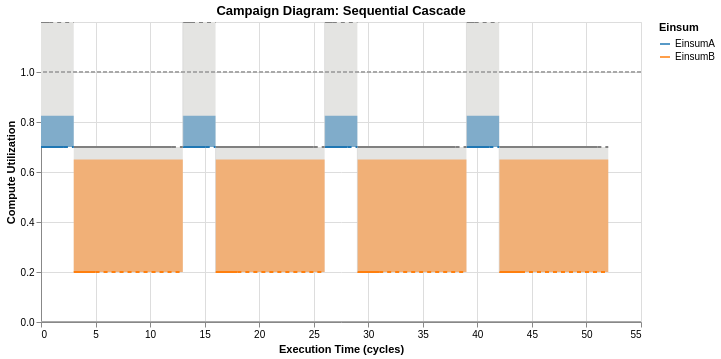

Notebook code cell kept with this figure:
### Code cell
campaign_diagram = CampaignDiagram(cascade2)
campaign_diagram.draw().interactive()

### Figure 1 — Vega-Lite specification as saved in the notebook (floating-point values rounded to 4 significant figures)
{"config": {"view": {"continuousWidth": 300, "continuousHeight": 300}}, "layer": [{"layer": [{"layer": [{"layer": [{"mark": {"type": "rect", "color": "#E4E4E2"}, "encoding": {"tooltip": [{"field": "Einsum", "type": "nominal"}, {"field": "runtime", "type": "quantitative"}, {"field": "og_runtime", "type": "quantitative"}, {"field": "Memory_Utilization", "type": "quantitative"}, {"field": "Compute_Utilization", "type": "quantitative"}, {"field": "Compute_Utilization_plot", "type": "quantitative"}, {"field": "fusion_group", "type": "nominal"}, {"field": "memory_well", "type": "quantitative"}, {"field": "full_End_Time", "type": "quantitative"}, {"field": "throttled_duration", "type": "quantitative"}, {"field": "mem_throttled_duration", "type": "quantitative"}, {"field": "comp_throttled_duration", "type": "quantitative"}, {"field": "comp_perc", "type": "quantitative"}, {"field": "bw_perc", "type": "quantitative"}, {"field": "compute_type", "type": "nominal"}, {"field": "memory_type", "type": "nominal"}], "x": {"field": "Time_Stamp", "type": "quantitative"}, "x2": {"field": "full_End_Time"}, "y": {"field": "compute_limit_bot", "type": "quantitative"}, "y2": {"field": "compute_limit_top"}}, "name": "view_16f6e8925e598bdb_0", "transform": [{"calculate": "datum.Compute_Utilization_plot + 0.5 * datum.memory_well", "as": "compute_limit_top"}, {"calculate": "datum.Compute_Utilization_plot", "as": "compute_limit_bot"}, {"calculate": "datum.Compute_Utilization_plot", "as": "y1"}, {"calculate": "datum.Compute_Utilization_plot + datum.Memory_Utilization * 0.5", "as": "y2"}]}, {"mark": {"type": "rule", "color": "gray", "size": 2, "strokeDash": [0, 0]}, "encoding": {"tooltip": [{"field": "Einsum", "type": "nominal"}, {"field": "runtime", "type": "quantitative"}, {"field": "og_runtime", "type": "quantitative"}, {"field": "Memory_Utilization", "type": "quantitative"}, {"field": "Compute_Utilization", "type": "quantitative"}, {"field": "Compute_Utilization_plot", "type": "quantitative"}, {"field": "fusion_group", "type": "nominal"}, {"field": "memory_well", "type": "quantitative"}, {"field": "full_End_Time", "type": "quantitative"}, {"field": "throttled_duration", "type": "quantitative"}, {"field": "mem_throttled_duration", "type": "quantitative"}, {"field": "comp_throttled_duration", "type": "quantitative"}, {"field": "comp_perc", "type": "quantitative"}, {"field": "bw_perc", "type": "quantitative"}, {"field": "compute_type", "type": "nominal"}, {"field": "memory_type", "type": "nominal"}], "x": {"field": "Time_Stamp", "type": "quantitative"}, "x2": {"field": "mb_End_Time"}, "y": {"field": "compute_limit_top", "type": "quantitative"}}, "transform": [{"calculate": "datum.Compute_Utilization_plot + 0.5 * datum.memory_well", "as": "compute_limit_top"}, {"calculate": "datum.Compute_Utilization_plot", "as": "compute_limit_bot"}, {"calculate": "datum.Compute_Utilization_plot", "as": "y1"}, {"calculate": "datum.Compute_Utilization_plot + datum.Memory_Utilization * 0.5", "as": "y2"}]}]}, {"mark": {"type": "rect", "opacity": 0.5}, "encoding": {"color": {"field": "Einsum", "legend": null, "scale": {"domain": ["EinsumA", "EinsumB"], "range": ["#1f77b4", "#ff7f0e"]}, "sort": ["EinsumA", "EinsumB"], "type": "nominal"}, "tooltip": [{"field": "Einsum", "type": "nominal"}, {"field": "runtime", "type": "quantitative"}, {"field": "og_runtime", "type": "quantitative"}, {"field": "Memory_Utilization", "type": "quantitative"}, {"field": "Compute_Utilization", "type": "quantitative"}, {"field": "Compute_Utilization_plot", "type": "quantitative"}, {"field": "fusion_group", "type": "nominal"}, {"field": "memory_well", "type": "quantitative"}, {"field": "full_End_Time", "type": "quantitative"}, {"field": "throttled_duration", "type": "quantitative"}, {"field": "mem_throttled_duration", "type": "quantitative"}, {"field": "comp_throttled_duration", "type": "quantitative"}, {"field": "comp_perc", "type": "quantitative"}, {"field": "bw_perc", "type": "quantitative"}, {"field": "compute_type", "type": "nominal"}, {"field": "memory_type", "type": "nominal"}], "x": {"field": "Time_Stamp", "type": "quantitative"}, "x2": {"field": "full_End_Time"}, "y": {"field": "y1", "type": "quantitative"}, "y2": {"field": "y2"}}, "transform": [{"calculate": "datum.Compute_Utilization_plot + 0.5 * datum.memory_well", "as": "compute_limit_top"}, {"calculate": "datum.Compute_Utilization_plot", "as": "compute_limit_bot"}, {"calculate": "datum.Compute_Utilization_plot", "as": "y1"}, {"calculate": "datum.Compute_Utilization_plot + datum.Memory_Utilization * 0.5", "as": "y2"}]}, {"mark": {"type": "line", "interpolate": "step-after", "size": 2}, "encoding": {"color": {"field": "Einsum", "legend": null, "scale": {"domain": ["EinsumA", "EinsumB"], "range": ["#1f77b4", "#ff7f0e"]}, "sort": ["EinsumA", "EinsumB"], "type": "nominal"}, "tooltip": [{"field": "Einsum", "type": "nominal"}, {"field": "runtime", "type": "quantitative"}, {"field": "og_runtime", "type": "quantitative"}, {"field": "Memory_Utilization", "type": "quantitative"}, {"field": "Compute_Utilization", "type": "quantitative"}, {"field": "Compute_Utilization_plot", "type": "quantitative"}, {"field": "fusion_group", "type": "nominal"}, {"field": "memory_well", "type": "quantitative"}, {"field": "full_End_Time", "type": "quantitative"}, {"field": "throttled_duration", "type": "quantitative"}, {"field": "mem_throttled_duration", "type": "quantitative"}, {"field": "comp_throttled_duration", "type": "quantitative"}, {"field": "comp_perc", "type": "quantitative"}, {"field": "bw_perc", "type": "quantitative"}, {"field": "compute_type", "type": "nominal"}, {"field": "memory_type", "type": "nominal"}], "x": {"field": "Time_Stamp", "type": "quantitative"}, "x2": {"field": "cb_End_Time"}, "y": {"axis": {"labelExpr": "format(datum.value, '.1f')", "title": "Compute Utilization", "values": [0, 0.2, 0.4, 0.6, 0.8, 1.0]}, "field": "Compute_Utilization_plot", "scale": {"domain": [0, 1.2]}, "title": "Compute Utilization", "type": "quantitative"}}, "transform": [{"calculate": "datum.Compute_Utilization_plot + 0.5 * datum.memory_well", "as": "compute_limit_top"}, {"calculate": "datum.Compute_Utilization_plot", "as": "compute_limit_bot"}, {"calculate": "datum.Compute_Utilization_plot", "as": "y1"}, {"calculate": "datum.Compute_Utilization_plot + datum.Memory_Utilization * 0.5", "as": "y2"}]}, {"data": {"name": "data-fddeae40bb807a4cf1264e860ba02cdc"}, "mark": {"type": "rule", "color": "#D3D3D3", "opacity": 0.6, "size": 1}, "encoding": {"tooltip": [{"field": "x", "type": "quantitative"}], "x": {"field": "x", "type": "quantitative"}, "y": {"field": "compute_limit_bot", "type": "quantitative"}, "y2": {"field": "compute_limit_top"}}, "transform": [{"calculate": "datum.Compute_Utilization_plot + 0.5 * datum.memory_well", "as": "compute_limit_top"}, {"calculate": "datum.Compute_Utilization_plot", "as": "compute_limit_bot"}, {"calculate": "datum.Compute_Utilization_plot", "as": "y_bot"}]}, {"data": {"name": "data-4c031d28b9dc939aaeb03b78322771bf"}, "mark": {"type": "rule", "size": 2}, "encoding": {"color": {"field": "Einsum", "legend": null, "scale": {"domain": ["EinsumA", "EinsumB"], "range": ["#1f77b4", "#ff7f0e"]}, "sort": ["EinsumA", "EinsumB"], "type": "nominal"}, "tooltip": [{"field": "Einsum", "type": "nominal"}, {"field": "x", "type": "quantitative"}, {"field": "y", "type": "quantitative"}, {"field": "y2", "type": "quantitative"}, {"field": "duration", "type": "quantitative"}], "x": {"field": "x", "type": "quantitative"}, "y": {"field": "y", "type": "quantitative"}, "y2": {"field": "y2"}}}, {"data": {"name": "data-8cb6e083e8f215452839c29120b758a3"}, "mark": {"type": "rule", "color": "gray", "size": 2, "strokeDash": [4, 4]}, "encoding": {"tooltip": [{"field": "Einsum", "type": "nominal"}, {"field": "runtime", "type": "quantitative"}, {"field": "og_runtime", "type": "quantitative"}, {"field": "Memory_Utilization", "type": "quantitative"}, {"field": "Compute_Utilization", "type": "quantitative"}, {"field": "Compute_Utilization_plot", "type": "quantitative"}, {"field": "fusion_group", "type": "nominal"}, {"field": "memory_well", "type": "quantitative"}, {"field": "full_End_Time", "type": "quantitative"}, {"field": "throttled_duration", "type": "quantitative"}, {"field": "mem_throttled_duration", "type": "quantitative"}, {"field": "comp_throttled_duration", "type": "quantitative"}, {"field": "comp_perc", "type": "quantitative"}, {"field": "bw_perc", "type": "quantitative"}, {"field": "compute_type", "type": "nominal"}, {"field": "memory_type", "type": "nominal"}], "x": {"field": "mb_End_Time", "type": "quantitative"}, "x2": {"field": "full_End_Time"}, "y": {"field": "compute_limit_top", "type": "quantitative"}}, "transform": [{"calculate": "datum.Compute_Utilization_plot + 0.5 * datum.memory_well", "as": "compute_limit_top"}, {"calculate": "datum.Compute_Utilization_plot", "as": "compute_limit_bot"}, {"calculate": "datum.Compute_Utilization_plot", "as": "y1"}, {"calculate": "datum.Compute_Utilization_plot + datum.Memory_Utilization * 0.5", "as": "y2"}]}, {"data": {"name": "data-86d886b07e8953e335fad130cbd372d8"}, "mark": {"type": "rule", "size": 2, "strokeDash": [4, 4]}, "encoding": {"color": {"field": "Einsum", "legend": null, "scale": {"domain": ["EinsumA", "EinsumB"], "range": ["#1f77b4", "#ff7f0e"]}, "sort": ["EinsumA", "EinsumB"], "type": "nominal"}, "tooltip": [{"field": "Einsum", "type": "nominal"}, {"field": "x", "type": "quantitative"}, {"field": "x2", "type": "quantitative"}], "x": {"field": "x", "type": "quantitative"}, "x2": {"field": "x2"}, "y": {"field": "y", "type": "quantitative"}}}], "data": {"name": "data-8cb6e083e8f215452839c29120b758a3"}, "encoding": {"x": {"field": "Time_Stamp", "title": "Execution Time (cycles)", "type": "quantitative"}}, "resolve": {"scale": {"color": "independent"}}}, {"data": {"name": "data-62270e77d641448c13ff0a9fcf3e6578"}, "mark": {"type": "rule", "color": "darkgray", "size": 2, "strokeDash": [4, 2]}, "encoding": {"y": {"field": "y", "type": "quantitative"}}}]}, {"data": {"name": "data-87e69d7a9d7ae5b02a22f807b2d20c57"}, "mark": {"type": "rule", "color": "darkgray", "size": 2, "strokeDash": [0, 0]}, "encoding": {"y": {"field": "y", "type": "quantitative"}}}, {"data": {"name": "data-9145d7b3939a01dab6b165bf595666f4"}, "mark": {"type": "line", "opacity": 0}, "encoding": {"color": {"field": "Einsum", "legend": {"title": "Einsum"}, "scale": {"domain": ["EinsumA", "EinsumB"], "range": ["#1f77b4", "#ff7f0e"]}, "sort": ["EinsumA", "EinsumB"], "type": "nominal"}}}], "height": 300, "params": [{"name": "param_1e9efca18e7a2868", "select": {"type": "interval", "encodings": ["x", "y"]}, "bind": "scales", "views": ["view_16f6e8925e598bdb_0"]}], "title": "Campaign Diagram: Sequential Cascade", "width": 600, "$schema": "https://vega.github.io/schema/vega-lite/v6.4.1.json", "datasets": {"data-8cb6e083e8f215452839c29120b758a3": [{"Einsum": "EinsumA", "fusion_group": null, "fusion_type": "NONE", "Starting_Time": 0.0, "Time_Stamp": 0.0, "End_Time": 2.1, "cb_End_Time": 2.1, "mb_End_Time": 0.75, "full_End_Time": 3.0, "runtime": 3, "og_runtime": 3, "Compute_Utilization": 0.7, "Compute_Utilization_plot": 0.7, "Memory_Utilization": 0.25, "Memory_Utilization_plot": 0.25, "memory_well": 1.0, "cutil_start": 0.0, "mutil_start": 0.0, "compute_color": "#332288", "bw_color": "#9990C3", "throttled": true, "throttled_duration": 0.9, "mem_throttled_duration": 2.25, "comp_throttled_duration": 0.9, "comp_perc": 1.0, "bw_perc": 1.0, "compute_type": "Compute Pool", "memory_type": "Memory Pool"}, {"Einsum": "EinsumB", "fusion_group": null, "fusion_type": "NONE", "Starting_Time": 3.0, "Time_Stamp": 3.0, "End_Time": 12.0, "cb_End_Time": 5.0, "mb_End_Time": 12.0, "full_End_Time": 13.0, "runtime": 10, "og_runtime": 10, "Compute_Utilization": 0.2, "Compute_Utilization_plot": 0.2, "Memory_Utilization": 0.9, "Memory_Utilization_plot": 0.9, "memory_well": 1.0, "cutil_start": 0.0, "mutil_start": 0.0, "compute_color": "#117733", "bw_color": "#88BB99", "throttled": true, "throttled_duration": 1.0, "mem_throttled_duration": 1.0, "comp_throttled_duration": 8.0, "comp_perc": 1.0, "bw_perc": 1.0, "compute_type": "Compute Pool", "memory_type": "Memory Pool"}, {"Einsum": "EinsumA", "fusion_group": null, "fusion_type": "NONE", "Starting_Time": 13.0, "Time_Stamp": 13.0, "End_Time": 15.1, "cb_End_Time": 15.1, "mb_End_Time": 13.75, "full_End_Time": 16.0, "runtime": 3, "og_runtime": 3, "Compute_Utilization": 0.7, "Compute_Utilization_plot": 0.7, "Memory_Utilization": 0.25, "Memory_Utilization_plot": 0.25, "memory_well": 1.0, "cutil_start": 0.0, "mutil_start": 0.0, "compute_color": "#332288", "bw_color": "#9990C3", "throttled": true, "throttled_duration": 0.9, "mem_throttled_duration": 2.25, "comp_throttled_duration": 0.9, "comp_perc": 1.0, "bw_perc": 1.0, "compute_type": "Compute Pool", "memory_type": "Memory Pool"}, {"Einsum": "EinsumB", "fusion_group": null, "fusion_type": "NONE", "Starting_Time": 16.0, "Time_Stamp": 16.0, "End_Time": 25.0, "cb_End_Time": 18.0, "mb_End_Time": 25.0, "full_End_Time": 26.0, "runtime": 10, "og_runtime": 10, "Compute_Utilization": 0.2, "Compute_Utilization_plot": 0.2, "Memory_Utilization": 0.9, "Memory_Utilization_plot": 0.9, "memory_well": 1.0, "cutil_start": 0.0, "mutil_start": 0.0, "compute_color": "#117733", "bw_color": "#88BB99", "throttled": true, "throttled_duration": 1.0, "mem_throttled_duration": 1.0, "comp_throttled_duration": 8.0, "comp_perc": 1.0, "bw_perc": 1.0, "compute_type": "Compute Pool", "memory_type": "Memory Pool"}, {"Einsum": "EinsumA", "fusion_group": null, "fusion_type": "NONE", "Starting_Time": 26.0, "Time_Stamp": 26.0, "End_Time": 28.1, "cb_End_Time": 28.1, "mb_End_Time": 26.75, "full_End_Time": 29.0, "runtime": 3, "og_runtime": 3, "Compute_Utilization": 0.7, "Compute_Utilization_plot": 0.7, "Memory_Utilization": 0.25, "Memory_Utilization_plot": 0.25, "memory_well": 1.0, "cutil_start": 0.0, "mutil_start": 0.0, "compute_color": "#332288", "bw_color": "#9990C3", "throttled": true, "throttled_duration": 0.9, "mem_throttled_duration": 2.25, "comp_throttled_duration": 0.9, "comp_perc": 1.0, "bw_perc": 1.0, "compute_type": "Compute Pool", "memory_type": "Memory Pool"}, {"Einsum": "EinsumB", "fusion_group": null, "fusion_type": "NONE", "Starting_Time": 29.0, "Time_Stamp": 29.0, "End_Time": 38.0, "cb_End_Time": 31.0, "mb_End_Time": 38.0, "full_End_Time": 39.0, "runtime": 10, "og_runtime": 10, "Compute_Utilization": 0.2, "Compute_Utilization_plot": 0.2, "Memory_Utilization": 0.9, "Memory_Utilization_plot": 0.9, "memory_well": 1.0, "cutil_start": 0.0, "mutil_start": 0.0, "compute_color": "#117733", "bw_color": "#88BB99", "throttled": true, "throttled_duration": 1.0, "mem_throttled_duration": 1.0, "comp_throttled_duration": 8.0, "comp_perc": 1.0, "bw_perc": 1.0, "compute_type": "Compute Pool", "memory_type": "Memory Pool"}, {"Einsum": "EinsumA", "fusion_group": null, "fusion_type": "NONE", "Starting_Time": 39.0, "Time_Stamp": 39.0, "End_Time": 41.1, "cb_End_Time": 41.1, "mb_End_Time": 39.75, "full_End_Time": 42.0, "runtime": 3, "og_runtime": 3, "Compute_Utilization": 0.7, "Compute_Utilization_plot": 0.7, "Memory_Utilization": 0.25, "Memory_Utilization_plot": 0.25, "memory_well": 1.0, "cutil_start": 0.0, "mutil_start": 0.0, "compute_color": "#332288", "bw_color": "#9990C3", "throttled": true, "throttled_duration": 0.9, "mem_throttled_duration": 2.25, "comp_throttled_duration": 0.9, "comp_perc": 1.0, "bw_perc": 1.0, "compute_type": "Compute Pool", "memory_type": "Memory Pool"}, {"Einsum": "EinsumB", "fusion_group": null, "fusion_type": "NONE", "Starting_Time": 42.0, "Time_Stamp": 42.0, "End_Time": 51.0, "cb_End_Time": 44.0, "mb_End_Time": 51.0, "full_End_Time": 52.0, "runtime": 10, "og_runtime": 10, "Compute_Utilization": 0.2, "Compute_Utilization_plot": 0.2, "Memory_Utilization": 0.9, "Memory_Utilization_plot": 0.9, "memory_well": 1.0, "cutil_start": 0.0, "mutil_start": 0.0, "compute_color": "#117733", "bw_color": "#88BB99", "throttled": true, "throttled_duration": 1.0, "mem_throttled_duration": 1.0, "comp_throttled_duration": 8.0, "comp_perc": 1.0, "bw_perc": 1.0, "compute_type": "Compute Pool", "memory_type": "Memory Pool"}], "data-fddeae40bb807a4cf1264e860ba02cdc": [{"x": 13.0, "Einsum": "EinsumA", "Compute_Utilization_plot": 0.7, "Compute_Utilization": 0.7, "memory_well": 1.0}, {"x": 26.0, "Einsum": "EinsumA", "Compute_Utilization_plot": 0.7, "Compute_Utilization": 0.7, "memory_well": 1.0}, {"x": 39.0, "Einsum": "EinsumA", "Compute_Utilization_plot": 0.7, "Compute_Utilization": 0.7, "memory_well": 1.0}, {"x": 16.0, "Einsum": "EinsumB", "Compute_Utilization_plot": 0.2, "Compute_Utilization": 0.2, "memory_well": 1.0}, {"x": 29.0, "Einsum": "EinsumB", "Compute_Utilization_plot": 0.2, "Compute_Utilization": 0.2, "memory_well": 1.0}, {"x": 42.0, "Einsum": "EinsumB", "Compute_Utilization_plot": 0.2, "Compute_Utilization": 0.2, "memory_well": 1.0}], "data-4c031d28b9dc939aaeb03b78322771bf": [{"x": 13.0, "y": 0.7, "y2": 0.7, "Einsum": "EinsumA", "duration": 0.9}, {"x": 26.0, "y": 0.7, "y2": 0.7, "Einsum": "EinsumA", "duration": 0.9}, {"x": 39.0, "y": 0.7, "y2": 0.7, "Einsum": "EinsumA", "duration": 0.9}, {"x": 16.0, "y": 0.2, "y2": 0.2, "Einsum": "EinsumB", "duration": 1.0}, {"x": 29.0, "y": 0.2, "y2": 0.2, "Einsum": "EinsumB", "duration": 1.0}, {"x": 42.0, "y": 0.2, "y2": 0.2, "Einsum": "EinsumB", "duration": 1.0}], "data-86d886b07e8953e335fad130cbd372d8": [{"Einsum": "EinsumA", "x": 2.1, "x2": 3.0, "y": 0.7, "color": "#332288"}, {"Einsum": "EinsumB", "x": 5.0, "x2": 13.0, "y": 0.2, "color": "#117733"}, {"Einsum": "EinsumA", "x": 15.1, "x2": 16.0, "y": 0.7, "color": "#332288"}, {"Einsum": "EinsumB", "x": 18.0, "x2": 26.0, "y": 0.2, "color": "#117733"}, {"Einsum": "EinsumA", "x": 28.1, "x2": 29.0, "y": 0.7, "color": "#332288"}, {"Einsum": "EinsumB", "x": 31.0, "x2": 39.0, "y": 0.2, "color": "#117733"}, {"Einsum": "EinsumA", "x": 41.1, "x2": 42.0, "y": 0.7, "color": "#332288"}, {"Einsum": "EinsumB", "x": 44.0, "x2": 52.0, "y": 0.2, "color": "#117733"}], "data-62270e77d641448c13ff0a9fcf3e6578": [{"y": 1.0}], "data-87e69d7a9d7ae5b02a22f807b2d20c57": [{"y": 0.0}], "data-9145d7b3939a01dab6b165bf595666f4": [{"Einsum": "EinsumA", "fusion_group": null, "fusion_type": "NONE", "Starting_Time": 0.0, "Time_Stamp": 0.0, "End_Time": 2.1, "cb_End_Time": 2.1, "mb_End_Time": 0.75, "full_End_Time": 3.0, "runtime": 3, "og_runtime": 3, "Compute_Utilization": 0.7, "Compute_Utilization_plot": 0.7, "Memory_Utilization": 0.25, "Memory_Utilization_plot": 0.25, "memory_well": 1.0, "cutil_start": 0.0, "mutil_start": 0.0, "compute_color": "#332288", "bw_color": "#9990C3", "throttled": true, "throttled_duration": 0.9, "mem_throttled_duration": 2.25, "comp_throttled_duration": 0.9, "comp_perc": 1.0, "bw_perc": 1.0, "compute_type": "Compute Pool", "memory_type": "Memory Pool"}]}}
